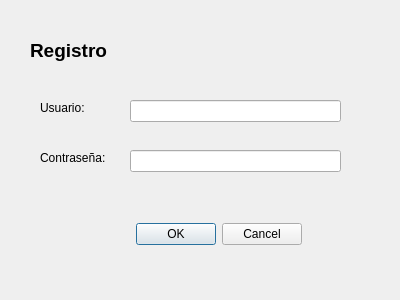
<?xml version="1.0" encoding="UTF-8"?>
<ui version="4.0">
 <class>Dialog</class>
 <widget class="QDialog" name="Dialog">
  <property name="geometry">
   <rect>
    <x>0</x>
    <y>0</y>
    <width>400</width>
    <height>300</height>
   </rect>
  </property>
  <property name="windowTitle">
   <string>Dialog</string>
  </property>
  <widget class="QLineEdit" name="campo_usuario">
   <property name="geometry">
    <rect>
     <x>130</x>
     <y>100</y>
     <width>211</width>
     <height>22</height>
    </rect>
   </property>
  </widget>
  <widget class="QLineEdit" name="campo_password">
   <property name="geometry">
    <rect>
     <x>130</x>
     <y>150</y>
     <width>211</width>
     <height>22</height>
    </rect>
   </property>
  </widget>
  <widget class="QLabel" name="label">
   <property name="geometry">
    <rect>
     <x>40</x>
     <y>100</y>
     <width>55</width>
     <height>16</height>
    </rect>
   </property>
   <property name="text">
    <string>Usuario:</string>
   </property>
  </widget>
  <widget class="QLabel" name="label_2">
   <property name="geometry">
    <rect>
     <x>40</x>
     <y>150</y>
     <width>81</width>
     <height>16</height>
    </rect>
   </property>
   <property name="text">
    <string>Contraseña:</string>
   </property>
  </widget>
  <widget class="QLabel" name="label_3">
   <property name="geometry">
    <rect>
     <x>30</x>
     <y>30</y>
     <width>131</width>
     <height>41</height>
    </rect>
   </property>
   <property name="font">
    <font>
     <pointsize>14</pointsize>
     <weight>75</weight>
     <bold>true</bold>
    </font>
   </property>
   <property name="text">
    <string>Registro</string>
   </property>
  </widget>
  <widget class="QDialogButtonBox" name="Registrarse">
   <property name="geometry">
    <rect>
     <x>110</x>
     <y>220</y>
     <width>192</width>
     <height>28</height>
    </rect>
   </property>
   <property name="standardButtons">
    <set>QDialogButtonBox::Cancel|QDialogButtonBox::Ok</set>
   </property>
  </widget>
 </widget>
 <resources/>
 <connections/>
</ui>
